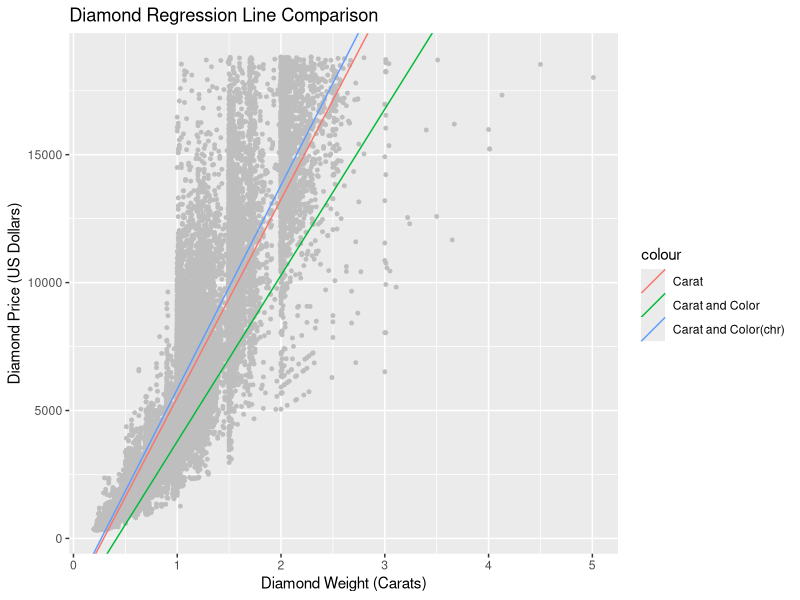

This figure's R source:
## ---- chunk 1
library(tidyverse)
## ---- chunk 2
diamonds_data <- diamonds

carat_price <- lm(price ~ carat, data = diamonds_data)
## ---- chunk 3
carat_price_coefficients <- carat_price$coefficients
print(carat_price_coefficients)
## ---- chunk 4
carat_cost_equation <- function(x,y) {
  (x - (y [1]))/(y [2])
}

carat_value <- 1

carat_cost_equation(carat_value, carat_price_coefficients)
## ---- chunk 5
carat_and_color_price <- lm(price ~ carat + color, data = diamonds_data)
## ---- chunk 6
carat_and_color_price_coefficients <- carat_and_color_price$coefficients
print(carat_and_color_price_coefficients)
## ---- chunk 7
carat_color_cost_equation <- function(x,y) {
  (x - (y [1]))/(y [2] + y[3])
}

carat_color_cost_equation(carat_value, carat_and_color_price_coefficients)
## ---- chunk 8
print(summary(diamonds_data$color))
## ---- chunk 9
carat_and_chr_color_price <- lm(price ~ carat + as.character(color), diamonds_data)
## ---- chunk 10
carat_and_chr_color_price_coefficients <- carat_and_chr_color_price$coefficients
print(carat_and_chr_color_price_coefficients)
## ---- chunk 11
carat_color_cost_equation(carat_value, carat_and_chr_color_price_coefficients)
## ---- chunk 12
regression_comparison <- ggplot(diamonds_data, aes(carat, price)) +
  geom_point(size = 1, colour = 'grey') +
  geom_abline(
    aes(intercept = carat_price$coefficients[1], 
        slope = carat_price$coefficients[2],
        colour = "Carat")) +
  geom_abline(
    aes(intercept = carat_and_color_price$coefficients[1], 
        slope = (carat_and_color_price$coefficients[2] + 
                   carat_and_color_price$coefficients[3]),
        colour = "Carat and Color")) +
  geom_abline(
    aes(intercept = carat_and_chr_color_price$coefficients[1], 
    slope = (carat_and_chr_color_price$coefficients[2] + 
             carat_and_chr_color_price$coefficients[3]),
    colour = "Carat and Color(chr)"))+
  ggtitle(label = "Diamond Regression Line Comparison") +
  xlab("Diamond Weight (Carats)") +
  ylab("Diamond Price (US Dollars)")
  
print(regression_comparison)
## ---- chunk 13
animal_information <- as.data.frame(read.csv("data/Pet_Info.csv"))
print(animal_information)
## ---- chunk 14
class_creation <- function(df, user) {
  if (! class(df) == "data.frame") {
    warning("Error: Data provided is not in a data.frame format.")
  }
  else if (! class(user) == "character"){
    warning("Error: User provided is not given as a character value.")
  }
  else { attr(df, "user") <- user
  structure(df, class = c("pet_description", "data.frame"))
  }
}
## ---- chunk 15
new_class <- class_creation(animal_information, user = "John Smith")
## ---- chunk 16
class(new_class)
## ---- chunk 17
new_summary.pet_description <- function(df) {
  print(paste0("Data Filed by: ", attr(df, "user")))
  df_summ <- summary.data.frame(df)
  df_summ
}
## ---- chunk 18
new_summary.pet_description(new_class)
